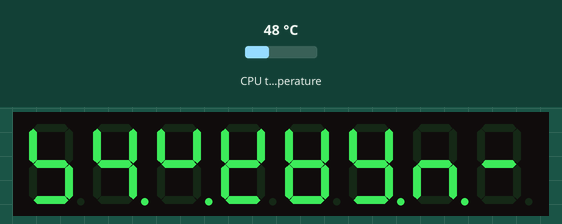
Simulated run of this program. Board: Raspberry Pi (BCM pin numbers). On the bench: 8-digit seven-segment display. The test bench sets the inputs (shaded band); at power-on: CPU temperature 48 °C. Library files of the repository ran but are not shown: TM1638.py.

Above: at 1.2 s.
1.3 s: CPU temperature set to 31 °C
At 3.2 s:
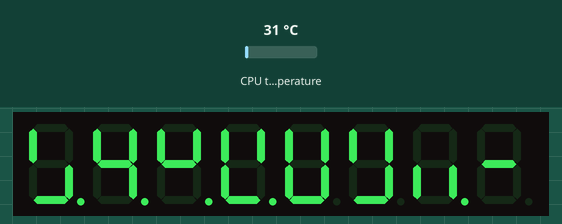
4.0 s: CPU temperature set to 44 °C
At 5.4 s:
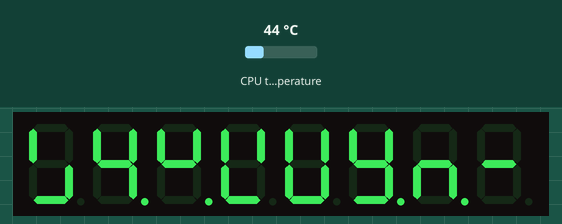
6.7 s: CPU temperature set to 58 °C
At 8.5 s:
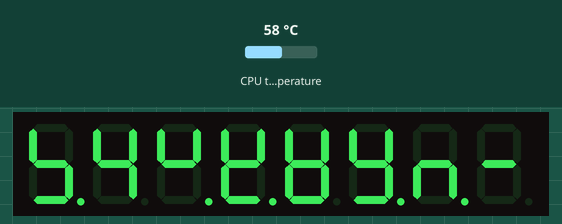
Timing chart, 0 to 10.0 s (numbered marks = the images above; inputs shaded):
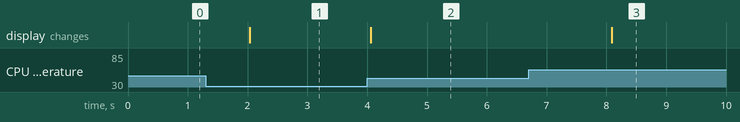

Measured:
- after the input at 1.3 s, the display: changes after 0.74 s (image 1)
- after the input at 4.0 s, the display: changes after 0.06 s (image 2)
- after the input at 6.7 s, the display: changes after 1.4 s (image 3)

The program:

cputemp.py
```python
#!/usr/bin/env python

# CPU Temp
# Grabs the RasPi cpu temp and outputs to TM1638 display to 1 decimal place

import TM1638
import time
import os

# These are the pins the display is connected to. Adjust accordingly.
# In addition to these you need to connect to 5V and ground.

DIO = 17
CLK = 21
STB = 22

display = TM1638.TM1638(DIO, CLK, STB)
display.enable(1)

while True:
    res = os.popen('cat /sys/class/thermal/thermal_zone0/temp').readline()
    res = res.replace('\n', '')
    #print "%0.1fc" % (float(res)/1000)
    display.set_text("CPU %0.1fc" % (float(res)/1000))
    time.sleep(2)
```
